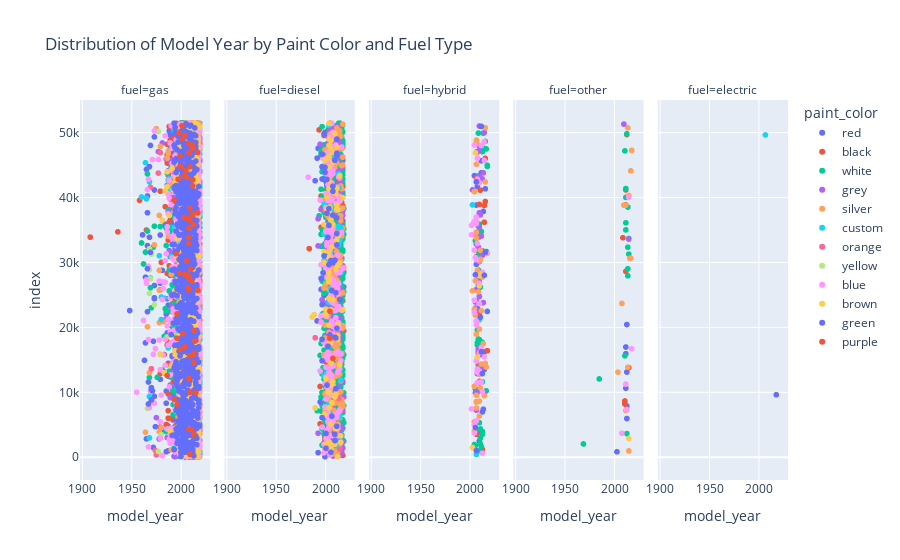

Source (notebook cell):
### Code cell
fig = px.scatter(
    vehicle_df,
    x='model_year',
    color='paint_color',
    facet_col='fuel',
    title='Distribution of Model Year by Paint Color and Fuel Type'
)
fig.show()

### Figure 1 — Plotly figure (JSON) as saved in the notebook; plotly's stock layout.template omitted (floating-point values rounded to 4 significant figures; data arrays with more than 128 entries replaced by an {"elided": "..."} marker saying what was removed)
{"data": [{"hovertemplate": "paint_color=red<br>fuel=gas<br>model_year=%{x}<br>index=%{y}<extra></extra>", "legendgroup": "red", "marker": {"color": "#636efa", "symbol": "circle"}, "mode": "markers", "name": "red", "showlegend": true, "type": "scattergl", "x": {"elided": "2953 int values"}, "xaxis": "x", "y": {"elided": "2953 int values"}, "yaxis": "y"}, {"hovertemplate": "paint_color=red<br>fuel=diesel<br>model_year=%{x}<br>index=%{y}<extra></extra>", "legendgroup": "red", "marker": {"color": "#636efa", "symbol": "circle"}, "mode": "markers", "name": "red", "showlegend": false, "type": "scattergl", "x": {"elided": "183 int values"}, "xaxis": "x2", "y": {"elided": "183 int values"}, "yaxis": "y2"}, {"hovertemplate": "paint_color=red<br>fuel=hybrid<br>model_year=%{x}<br>index=%{y}<extra></extra>", "legendgroup": "red", "marker": {"color": "#636efa", "symbol": "circle"}, "mode": "markers", "name": "red", "showlegend": false, "type": "scattergl", "x": [2010, 2011, 2013, 2014, 2008, 2008, 2015, 2012, 2015, 2009, 2012, 2010, 2010, 2018, 2008, 2008, 2007, 2010, 2010, 2010, 2007, 2017, 2007, 2010, 2014, 2007, 2008, 2010, 2007, 2010, 2005, 2012, 2012], "xaxis": "x3", "y": [2507, 3897, 6983, 7397, 10036, 12884, 13534, 15802, 16241, 16305, 17229, 17734, 18117, 22464, 22888, 22913, 24001, 24765, 26985, 27819, 29722, 31680, 32847, 34710, 37866, 38844, 41706, 42395, 43252, 43336, 43380, 43819, 45656], "yaxis": "y3"}, {"hovertemplate": "paint_color=red<br>fuel=other<br>model_year=%{x}<br>index=%{y}<extra></extra>", "legendgroup": "red", "marker": {"color": "#636efa", "symbol": "circle"}, "mode": "markers", "name": "red", "showlegend": false, "type": "scattergl", "x": [2003, 2013, 2013, 2013, 2012, 2013, 2012, 2012, 2013], "xaxis": "x4", "y": [844, 5966, 7317, 7889, 10644, 13121, 15942, 16978, 20442], "yaxis": "y4"}, {"hovertemplate": "paint_color=red<br>fuel=electric<br>model_year=%{x}<br>index=%{y}<extra></extra>", "legendgroup": "red", "marker": {"color": "#636efa", "symbol": "circle"}, "mode": "markers", "name": "red", "showlegend": false, "type": "scattergl", "x": [2018], "xaxis": "x5", "y": [9626], "yaxis": "y5"}, {"hovertemplate": "paint_color=black<br>fuel=gas<br>model_year=%{x}<br>index=%{y}<extra></extra>", "legendgroup": "black", "marker": {"color": "#EF553B", "symbol": "circle"}, "mode": "markers", "name": "black", "showlegend": true, "type": "scattergl", "x": {"elided": "5067 int values"}, "xaxis": "x", "y": {"elided": "5067 int values"}, "yaxis": "y"}, {"hovertemplate": "paint_color=black<br>fuel=diesel<br>model_year=%{x}<br>index=%{y}<extra></extra>", "legendgroup": "black", "marker": {"color": "#EF553B", "symbol": "circle"}, "mode": "markers", "name": "black", "showlegend": false, "type": "scattergl", "x": {"elided": "334 int values"}, "xaxis": "x2", "y": {"elided": "334 int values"}, "yaxis": "y2"}, {"hovertemplate": "paint_color=black<br>fuel=hybrid<br>model_year=%{x}<br>index=%{y}<extra></extra>", "legendgroup": "black", "marker": {"color": "#EF553B", "symbol": "circle"}, "mode": "markers", "name": "black", "showlegend": false, "type": "scattergl", "x": [2013, 2007, 2010, 2009, 2009, 2010, 2018, 2007, 2010, 2010, 2007, 2010, 2010, 2007, 2015, 2015, 2010, 2016, 2011, 2007, 2016, 2008], "xaxis": "x3", "y": [1215, 3541, 11682, 14196, 16026, 16097, 16421, 20946, 22097, 26371, 30892, 33943, 35896, 36116, 36196, 38786, 38940, 39393, 41142, 42998, 46024, 47014], "yaxis": "y3"}, {"hovertemplate": "paint_color=black<br>fuel=other<br>model_year=%{x}<br>index=%{y}<extra></extra>", "legendgroup": "black", "marker": {"color": "#EF553B", "symbol": "circle"}, "mode": "markers", "name": "black", "showlegend": false, "type": "scattergl", "x": [2011, 2011, 2011, 2015, 2012, 2009, 2012, 2012, 2013], "xaxis": "x4", "y": [8200, 8462, 8668, 13812, 28638, 33804, 38894, 41175, 49702], "yaxis": "y4"}, {"hovertemplate": "paint_color=white<br>fuel=gas<br>model_year=%{x}<br>index=%{y}<extra></extra>", "legendgroup": "white", "marker": {"color": "#00cc96", "symbol": "circle"}, "mode": "markers", "name": "white", "showlegend": true, "type": "scattergl", "x": {"elided": "6270 int values"}, "xaxis": "x", "y": {"elided": "6270 int values"}, "yaxis": "y"}, {"hovertemplate": "paint_color=white<br>fuel=diesel<br>model_year=%{x}<br>index=%{y}<extra></extra>", "legendgroup": "white", "marker": {"color": "#00cc96", "symbol": "circle"}, "mode": "markers", "name": "white", "showlegend": false, "type": "scattergl", "x": {"elided": "813 int values"}, "xaxis": "x2", "y": {"elided": "813 int values"}, "yaxis": "y2"}, {"hovertemplate": "paint_color=white<br>fuel=hybrid<br>model_year=%{x}<br>index=%{y}<extra></extra>", "legendgroup": "white", "marker": {"color": "#00cc96", "symbol": "circle"}, "mode": "markers", "name": "white", "showlegend": false, "type": "scattergl", "x": [2009, 2012, 2006, 2005, 2011, 2011, 2013, 2013, 2011, 2010, 2017, 2006, 2013, 2010, 2008, 2012, 2008, 2013, 2009, 2008, 2010, 2011, 2009, 2010, 2013, 2013, 2009, 2013, 2006, 2012, 2009, 2010, 2009, 2018, 2018, 2013, 2017, 2014, 2016, 2014, 2009], "xaxis": "x3", "y": [958, 1643, 1803, 1962, 2064, 2965, 3542, 3974, 4358, 5324, 10234, 10487, 11621, 13966, 17265, 17477, 17673, 17695, 18206, 19604, 26085, 26228, 28819, 31117, 31244, 31552, 31652, 31803, 33365, 34770, 35578, 35805, 43343, 44805, 44973, 47065, 47490, 47638, 48639, 49912, 49927], "yaxis": "y3"}, {"hovertemplate": "paint_color=white<br>fuel=other<br>model_year=%{x}<br>index=%{y}<extra></extra>", "legendgroup": "white", "marker": {"color": "#00cc96", "symbol": "circle"}, "mode": "markers", "name": "white", "showlegend": false, "type": "scattergl", "x": [1969, 2013, 1985, 2011, 2014, 2014, 2015, 2014, 2015, 2012, 2012, 2014, 2012, 2012, 2011, 2013], "xaxis": "x4", "y": [2049, 3651, 12066, 15619, 27949, 29029, 31289, 32352, 33694, 35020, 36113, 38540, 40022, 41387, 47191, 49821], "yaxis": "y4"}, {"hovertemplate": "paint_color=grey<br>fuel=gas<br>model_year=%{x}<br>index=%{y}<extra></extra>", "legendgroup": "grey", "marker": {"color": "#ab63fa", "symbol": "circle"}, "mode": "markers", "name": "grey", "showlegend": true, "type": "scattergl", "x": {"elided": "3309 int values"}, "xaxis": "x", "y": {"elided": "3309 int values"}, "yaxis": "y"}, {"hovertemplate": "paint_color=grey<br>fuel=diesel<br>model_year=%{x}<br>index=%{y}<extra></extra>", "legendgroup": "grey", "marker": {"color": "#ab63fa", "symbol": "circle"}, "mode": "markers", "name": "grey", "showlegend": false, "type": "scattergl", "x": {"elided": "211 int values"}, "xaxis": "x2", "y": {"elided": "211 int values"}, "yaxis": "y2"}, {"hovertemplate": "paint_color=grey<br>fuel=hybrid<br>model_year=%{x}<br>index=%{y}<extra></extra>", "legendgroup": "grey", "marker": {"color": "#ab63fa", "symbol": "circle"}, "mode": "markers", "name": "grey", "showlegend": false, "type": "scattergl", "x": [2006, 2007, 2015, 2006, 2010, 2008, 2012, 2012, 2012, 2009, 2006, 2014, 2006, 2010, 2007, 2009, 2010, 2010, 2013, 2009, 2007, 2012, 2007, 2007, 2010, 2007, 2011, 2010, 2003, 2007, 2013, 2008, 2010, 2014, 2007, 2008, 2010, 2010, 2007, 2015, 2010], "xaxis": "x3", "y": [3964, 7257, 9828, 9920, 11503, 13228, 13860, 16226, 16247, 16672, 22979, 23821, 23917, 24763, 25841, 26462, 27681, 30129, 31106, 32374, 33777, 34072, 34496, 34641, 35386, 36086, 37331, 37645, 41178, 42411, 42867, 42990, 43230, 43808, 47027, 47090, 47317, 47973, 48441, 50012, 51019], "yaxis": "y3"}, {"hovertemplate": "paint_color=grey<br>fuel=other<br>model_year=%{x}<br>index=%{y}<extra></extra>", "legendgroup": "grey", "marker": {"color": "#ab63fa", "symbol": "circle"}, "mode": "markers", "name": "grey", "showlegend": false, "type": "scattergl", "x": [2015, 2010], "xaxis": "x4", "y": [33605, 51317], "yaxis": "y4"}, {"hovertemplate": "paint_color=silver<br>fuel=gas<br>model_year=%{x}<br>index=%{y}<extra></extra>", "legendgroup": "silver", "marker": {"color": "#FFA15A", "symbol": "circle"}, "mode": "markers", "name": "silver", "showlegend": true, "type": "scattergl", "x": {"elided": "4133 int values"}, "xaxis": "x", "y": {"elided": "4133 int values"}, "yaxis": "y"}, {"hovertemplate": "paint_color=silver<br>fuel=diesel<br>model_year=%{x}<br>index=%{y}<extra></extra>", "legendgroup": "silver", "marker": {"color": "#FFA15A", "symbol": "circle"}, "mode": "markers", "name": "silver", "showlegend": false, "type": "scattergl", "x": {"elided": "221 int values"}, "xaxis": "x2", "y": {"elided": "221 int values"}, "yaxis": "y2"}, {"hovertemplate": "paint_color=silver<br>fuel=hybrid<br>model_year=%{x}<br>index=%{y}<extra></extra>", "legendgroup": "silver", "marker": {"color": "#FFA15A", "symbol": "circle"}, "mode": "markers", "name": "silver", "showlegend": false, "type": "scattergl", "x": [2005, 2005, 2010, 2007, 2007, 2007, 2010, 2015, 2007, 2011, 2005, 2011, 2010, 2017, 2012, 2016, 2014, 2007, 2010, 2010, 2006, 2012, 2005, 2009, 2003, 2006, 2013, 2008, 2010, 2011, 2011, 2007, 2007, 2007, 2005, 2016, 2007, 2007, 2007, 2016], "xaxis": "x3", "y": [3972, 5439, 6351, 7589, 8482, 8586, 8647, 9483, 9556, 10660, 10921, 11547, 12805, 13892, 14360, 14451, 17502, 18951, 19718, 19745, 21906, 22571, 22810, 25491, 25634, 27175, 27743, 28773, 30236, 30491, 31883, 33760, 34632, 36084, 40920, 42405, 45121, 48343, 48842, 50746], "yaxis": "y3"}, {"hovertemplate": "paint_color=silver<br>fuel=other<br>model_year=%{x}<br>index=%{y}<extra></extra>", "legendgroup": "silver", "marker": {"color": "#FFA15A", "symbol": "circle"}, "mode": "markers", "name": "silver", "showlegend": false, "type": "scattergl", "x": [2015, 2012, 2004, 2014, 2008, 2016, 2017, 2010, 2012, 2015, 2017, 2018, 2018, 2014], "xaxis": "x4", "y": [973, 7207, 13110, 13859, 23690, 30646, 30667, 38828, 38833, 40310, 44114, 47262, 47273, 50739], "yaxis": "y4"}, {"hovertemplate": "paint_color=custom<br>fuel=gas<br>model_year=%{x}<br>index=%{y}<extra></extra>", "legendgroup": "custom", "marker": {"color": "#19d3f3", "symbol": "circle"}, "mode": "markers", "name": "custom", "showlegend": true, "type": "scattergl", "x": {"elided": "775 int values"}, "xaxis": "x", "y": {"elided": "775 int values"}, "yaxis": "y"}, {"hovertemplate": "paint_color=custom<br>fuel=diesel<br>model_year=%{x}<br>index=%{y}<extra></extra>", "legendgroup": "custom", "marker": {"color": "#19d3f3", "symbol": "circle"}, "mode": "markers", "name": "custom", "showlegend": false, "type": "scattergl", "x": [2011, 2009, 2014, 2016, 2002, 2005, 2015, 2005, 2003, 2008, 2008, 2016, 1999, 2005, 2002, 2004, 2004, 2004, 2006, 2002, 2016, 2005, 2007, 1999, 2006, 2014, 2015, 2001, 1999, 2016, 2012, 2008, 2014, 2005, 2013, 2007, 2006, 2010, 1999, 2016, 2014, 2014, 2003, 2008, 2005, 2004], "xaxis": "x2", "y": [1783, 1839, 2356, 2468, 3826, 4745, 6274, 6708, 8040, 11191, 11614, 11907, 12575, 12703, 13043, 17090, 22446, 23859, 25845, 27432, 28409, 30019, 30159, 30235, 31701, 32690, 33442, 34228, 34430, 35277, 35389, 35584, 35603, 36052, 38060, 38165, 38255, 38832, 38981, 39692, 41484, 43685, 46083, 46556, 49046, 51138], "yaxis": "y2"}, {"hovertemplate": "paint_color=custom<br>fuel=hybrid<br>model_year=%{x}<br>index=%{y}<extra></extra>", "legendgroup": "custom", "marker": {"color": "#19d3f3", "symbol": "circle"}, "mode": "markers", "name": "custom", "showlegend": false, "type": "scattergl", "x": [2007, 2010, 2003], "xaxis": "x3", "y": [442, 21192, 38870], "yaxis": "y3"}, {"hovertemplate": "paint_color=custom<br>fuel=electric<br>model_year=%{x}<br>index=%{y}<extra></extra>", "legendgroup": "custom", "marker": {"color": "#19d3f3", "symbol": "circle"}, "mode": "markers", "name": "custom", "showlegend": false, "type": "scattergl", "x": [2007], "xaxis": "x5", "y": [49643], "yaxis": "y5"}, {"hovertemplate": "paint_color=orange<br>fuel=gas<br>model_year=%{x}<br>index=%{y}<extra></extra>", "legendgroup": "orange", "marker": {"color": "#FF6692", "symbol": "circle"}, "mode": "markers", "name": "orange", "showlegend": true, "type": "scattergl", "x": {"elided": "157 int values"}, "xaxis": "x", "y": {"elided": "157 int values"}, "yaxis": "y"}, {"hovertemplate": "paint_color=orange<br>fuel=diesel<br>model_year=%{x}<br>index=%{y}<extra></extra>", "legendgroup": "orange", "marker": {"color": "#FF6692", "symbol": "circle"}, "mode": "markers", "name": "orange", "showlegend": false, "type": "scattergl", "x": [2015, 2014, 1990, 2000, 2005], "xaxis": "x2", "y": [1255, 9061, 18408, 38029, 42746], "yaxis": "y2"}, {"hovertemplate": "paint_color=yellow<br>fuel=gas<br>model_year=%{x}<br>index=%{y}<extra></extra>", "legendgroup": "yellow", "marker": {"color": "#B6E880", "symbol": "circle"}, "mode": "markers", "name": "yellow", "showlegend": true, "type": "scattergl", "x": {"elided": "182 int values"}, "xaxis": "x", "y": {"elided": "182 int values"}, "yaxis": "y"}, {"hovertemplate": "paint_color=blue<br>fuel=gas<br>model_year=%{x}<br>index=%{y}<extra></extra>", "legendgroup": "blue", "marker": {"color": "#FF97FF", "symbol": "circle"}, "mode": "markers", "name": "blue", "showlegend": true, "type": "scattergl", "x": {"elided": "2918 int values"}, "xaxis": "x", "y": {"elided": "2918 int values"}, "yaxis": "y"}, {"hovertemplate": "paint_color=blue<br>fuel=diesel<br>model_year=%{x}<br>index=%{y}<extra></extra>", "legendgroup": "blue", "marker": {"color": "#FF97FF", "symbol": "circle"}, "mode": "markers", "name": "blue", "showlegend": false, "type": "scattergl", "x": {"elided": "186 int values"}, "xaxis": "x2", "y": {"elided": "186 int values"}, "yaxis": "y2"}, {"hovertemplate": "paint_color=blue<br>fuel=hybrid<br>model_year=%{x}<br>index=%{y}<extra></extra>", "legendgroup": "blue", "marker": {"color": "#FF97FF", "symbol": "circle"}, "mode": "markers", "name": "blue", "showlegend": false, "type": "scattergl", "x": [2013, 2005, 2005, 2007, 2002, 2013, 2008, 2012, 2008, 2008, 2010, 2008, 2007, 2015, 2010, 2012, 2007, 2007, 2005, 2010, 2005, 2010, 2013, 2007, 2006, 2018, 2005, 2008, 2002, 2002, 2007, 2004, 2005, 2007, 2010, 2007, 2008, 2008, 2015, 2008, 2012, 2005, 2015], "xaxis": "x3", "y": [635, 3731, 5025, 5605, 7445, 10072, 11501, 11592, 13063, 13225, 13255, 13591, 14827, 15476, 16093, 16900, 20373, 20980, 22346, 23677, 24176, 26802, 28491, 30441, 30754, 31389, 31882, 32914, 34268, 35710, 36000, 36089, 36335, 36990, 42288, 42403, 42459, 42848, 45719, 46042, 48018, 48075, 48582], "yaxis": "y3"}, {"hovertemplate": "paint_color=blue<br>fuel=other<br>model_year=%{x}<br>index=%{y}<extra></extra>", "legendgroup": "blue", "marker": {"color": "#FF97FF", "symbol": "circle"}, "mode": "markers", "name": "blue", "showlegend": false, "type": "scattergl", "x": [2008, 2013, 2012, 2018, 2015], "xaxis": "x4", "y": [3692, 7351, 11264, 16712, 40024], "yaxis": "y4"}, {"hovertemplate": "paint_color=brown<br>fuel=gas<br>model_year=%{x}<br>index=%{y}<extra></extra>", "legendgroup": "brown", "marker": {"color": "#FECB52", "symbol": "circle"}, "mode": "markers", "name": "brown", "showlegend": true, "type": "scattergl", "x": {"elided": "760 int values"}, "xaxis": "x", "y": {"elided": "760 int values"}, "yaxis": "y"}, {"hovertemplate": "paint_color=brown<br>fuel=diesel<br>model_year=%{x}<br>index=%{y}<extra></extra>", "legendgroup": "brown", "marker": {"color": "#FECB52", "symbol": "circle"}, "mode": "markers", "name": "brown", "showlegend": false, "type": "scattergl", "x": [2013, 2006, 2010, 2001, 2005, 2016, 2004, 2016, 2011, 2013, 2006, 2000, 1990, 2004, 2007, 2010, 2011, 2005, 2003, 2008, 2008, 2001, 2015, 2006, 2005, 2013, 2011, 2013, 2004, 2013, 1987, 2001, 1989, 2018, 2006, 2001, 2008, 2004, 2004, 2004, 2004, 2004, 2004, 2011, 2013, 2015, 1999, 2004, 1999, 2004, 2007, 2012, 2013, 1999, 2008, 2006, 2004, 2013, 2002, 2012, 2005, 2005, 2004, 2005, 2012, 2018, 2002, 2011, 2004, 2012, 2004, 2015, 2004, 2008, 2000, 2004, 2004, 2007, 2006, 2012, 2004, 2006, 2004, 2010, 2004], "xaxis": "x2", "y": [109, 1345, 2016, 2041, 2227, 2291, 2319, 3297, 4441, 4513, 5136, 6699, 7601, 7611, 8390, 9291, 9711, 9981, 10057, 11059, 11651, 12083, 14231, 14578, 17657, 18168, 18622, 18697, 20322, 20481, 21598, 21980, 21984, 22714, 22735, 22813, 24286, 24504, 27019, 27181, 27398, 27584, 28439, 28969, 29454, 29905, 29990, 30809, 31666, 31674, 32467, 33484, 34123, 35829, 35856, 36520, 37779, 38097, 38107, 38202, 38343, 38484, 38491, 38530, 38792, 39972, 40115, 40670, 41354, 41360, 42608, 43387, 44703, 45470, 45760, 46151, 46234, 46946, 47386, 47765, 48015, 48760, 48979, 49819, 51418], "yaxis": "y2"}, {"hovertemplate": "paint_color=brown<br>fuel=hybrid<br>model_year=%{x}<br>index=%{y}<extra></extra>", "legendgroup": "brown", "marker": {"color": "#FECB52", "symbol": "circle"}, "mode": "markers", "name": "brown", "showlegend": false, "type": "scattergl", "x": [2003, 2008, 2010, 2010, 2011, 2006], "xaxis": "x3", "y": [1503, 15407, 26409, 27975, 28140, 46884], "yaxis": "y3"}, {"hovertemplate": "paint_color=brown<br>fuel=other<br>model_year=%{x}<br>index=%{y}<extra></extra>", "legendgroup": "brown", "marker": {"color": "#FECB52", "symbol": "circle"}, "mode": "markers", "name": "brown", "showlegend": false, "type": "scattergl", "x": [2015], "xaxis": "x4", "y": [2902], "yaxis": "y4"}, {"hovertemplate": "paint_color=green<br>fuel=gas<br>model_year=%{x}<br>index=%{y}<extra></extra>", "legendgroup": "green", "marker": {"color": "#636efa", "symbol": "circle"}, "mode": "markers", "name": "green", "showlegend": true, "type": "scattergl", "x": {"elided": "889 int values"}, "xaxis": "x", "y": {"elided": "889 int values"}, "yaxis": "y"}, {"hovertemplate": "paint_color=green<br>fuel=diesel<br>model_year=%{x}<br>index=%{y}<extra></extra>", "legendgroup": "green", "marker": {"color": "#636efa", "symbol": "circle"}, "mode": "markers", "name": "green", "showlegend": false, "type": "scattergl", "x": [2006, 2001, 2010, 2010, 2001, 2012, 1997, 2007, 1995, 2011, 2002, 1997, 2003, 1997, 2011, 2010, 2005, 2012, 1997, 2015, 2011, 2007, 1996, 1998, 2004, 2008, 2006, 2010, 1999, 2012, 2003, 2012, 2004, 2012, 2008, 2002, 2004, 2008, 2008, 2002, 2000, 2000, 1997, 2010, 1992, 2012, 1997, 2012, 2012, 1999], "xaxis": "x2", "y": [773, 1399, 2572, 3519, 3671, 4770, 6108, 6323, 8514, 10573, 11117, 14869, 17110, 18169, 18386, 18499, 18844, 19878, 23515, 24300, 25341, 25670, 27543, 28419, 29665, 29955, 30303, 30366, 31020, 32710, 33857, 34441, 35714, 36873, 37301, 37573, 38302, 40957, 41734, 42785, 43884, 44667, 44723, 45730, 46072, 46530, 46666, 46820, 49007, 49808], "yaxis": "y2"}, {"hovertemplate": "paint_color=green<br>fuel=hybrid<br>model_year=%{x}<br>index=%{y}<extra></extra>", "legendgroup": "green", "marker": {"color": "#636efa", "symbol": "circle"}, "mode": "markers", "name": "green", "showlegend": false, "type": "scattergl", "x": [2007, 2006, 2013, 2012, 2011, 2015, 2006, 2016, 2016, 2007, 2012], "xaxis": "x3", "y": [1027, 4582, 12880, 16244, 21580, 28030, 28110, 31557, 41349, 42413, 50971], "yaxis": "y3"}, {"hovertemplate": "paint_color=purple<br>fuel=gas<br>model_year=%{x}<br>index=%{y}<extra></extra>", "legendgroup": "purple", "marker": {"color": "#EF553B", "symbol": "circle"}, "mode": "markers", "name": "purple", "showlegend": true, "type": "scattergl", "x": [2009, 2013, 2011, 2008, 1996, 1993, 2015, 2009, 2008, 2008, 1986, 2013, 2009, 2013, 2013, 1999, 2004, 2014, 1996, 2002, 2013, 1996, 2017, 2008, 2007, 2011, 2008, 2008, 2008, 2008, 2004, 1999, 2010, 2006, 1995, 2008, 2008, 1936, 2008, 2013, 2009, 2007, 2003, 2012, 2012, 2012, 2017, 2009, 1993, 2012, 2012, 1997, 2006, 2003, 2005, 2000, 2009, 1999, 1999, 2008, 2017, 2012, 2012, 2008, 2001, 2004, 1998, 2001], "xaxis": "x", "y": [451, 3476, 4250, 4310, 8118, 8922, 9946, 9992, 12048, 12154, 12590, 14564, 15618, 15858, 16058, 16566, 17028, 17902, 18324, 19057, 19516, 22080, 25688, 25776, 26122, 27086, 27572, 27790, 27804, 27970, 28183, 28342, 28990, 30270, 31360, 32939, 33875, 34713, 35309, 35804, 36460, 36800, 36927, 37289, 37466, 37488, 37637, 38390, 39604, 41792, 42733, 42821, 43103, 43351, 44148, 44644, 44733, 44883, 46432, 46882, 46955, 47608, 48077, 48293, 48981, 49599, 49968, 51071], "yaxis": "y"}, {"hovertemplate": "paint_color=purple<br>fuel=diesel<br>model_year=%{x}<br>index=%{y}<extra></extra>", "legendgroup": "purple", "marker": {"color": "#EF553B", "symbol": "circle"}, "mode": "markers", "name": "purple", "showlegend": false, "type": "scattergl", "x": [2008, 2005, 2005], "xaxis": "x2", "y": [15220, 18311, 22501], "yaxis": "y2"}], "layout": {"annotations": [{"font": {}, "showarrow": false, "text": "fuel=gas", "x": 0.092, "xanchor": "center", "xref": "paper", "y": 1, "yanchor": "bottom", "yref": "paper"}, {"font": {}, "showarrow": false, "text": "fuel=diesel", "x": 0.296, "xanchor": "center", "xref": "paper", "y": 1, "yanchor": "bottom", "yref": "paper"}, {"font": {}, "showarrow": false, "text": "fuel=hybrid", "x": 0.5, "xanchor": "center", "xref": "paper", "y": 1, "yanchor": "bottom", "yref": "paper"}, {"font": {}, "showarrow": false, "text": "fuel=other", "x": 0.704, "xanchor": "center", "xref": "paper", "y": 1, "yanchor": "bottom", "yref": "paper"}, {"font": {}, "showarrow": false, "text": "fuel=electric", "x": 0.908, "xanchor": "center", "xref": "paper", "y": 1, "yanchor": "bottom", "yref": "paper"}], "legend": {"title": {"text": "paint_color"}, "tracegroupgap": 0}, "title": {"text": "Distribution of Model Year by Paint Color and Fuel Type"}, "xaxis": {"anchor": "y", "domain": [0, 0.184], "title": {"text": "model_year"}}, "xaxis2": {"anchor": "y2", "domain": [0.204, 0.388], "matches": "x", "title": {"text": "model_year"}}, "xaxis3": {"anchor": "y3", "domain": [0.408, 0.592], "matches": "x", "title": {"text": "model_year"}}, "xaxis4": {"anchor": "y4", "domain": [0.612, 0.796], "matches": "x", "title": {"text": "model_year"}}, "xaxis5": {"anchor": "y5", "domain": [0.816, 1], "matches": "x", "title": {"text": "model_year"}}, "yaxis": {"anchor": "x", "domain": [0, 1], "title": {"text": "index"}}, "yaxis2": {"anchor": "x2", "domain": [0, 1], "matches": "y", "showticklabels": false}, "yaxis3": {"anchor": "x3", "domain": [0, 1], "matches": "y", "showticklabels": false}, "yaxis4": {"anchor": "x4", "domain": [0, 1], "matches": "y", "showticklabels": false}, "yaxis5": {"anchor": "x5", "domain": [0, 1], "matches": "y", "showticklabels": false}}}
